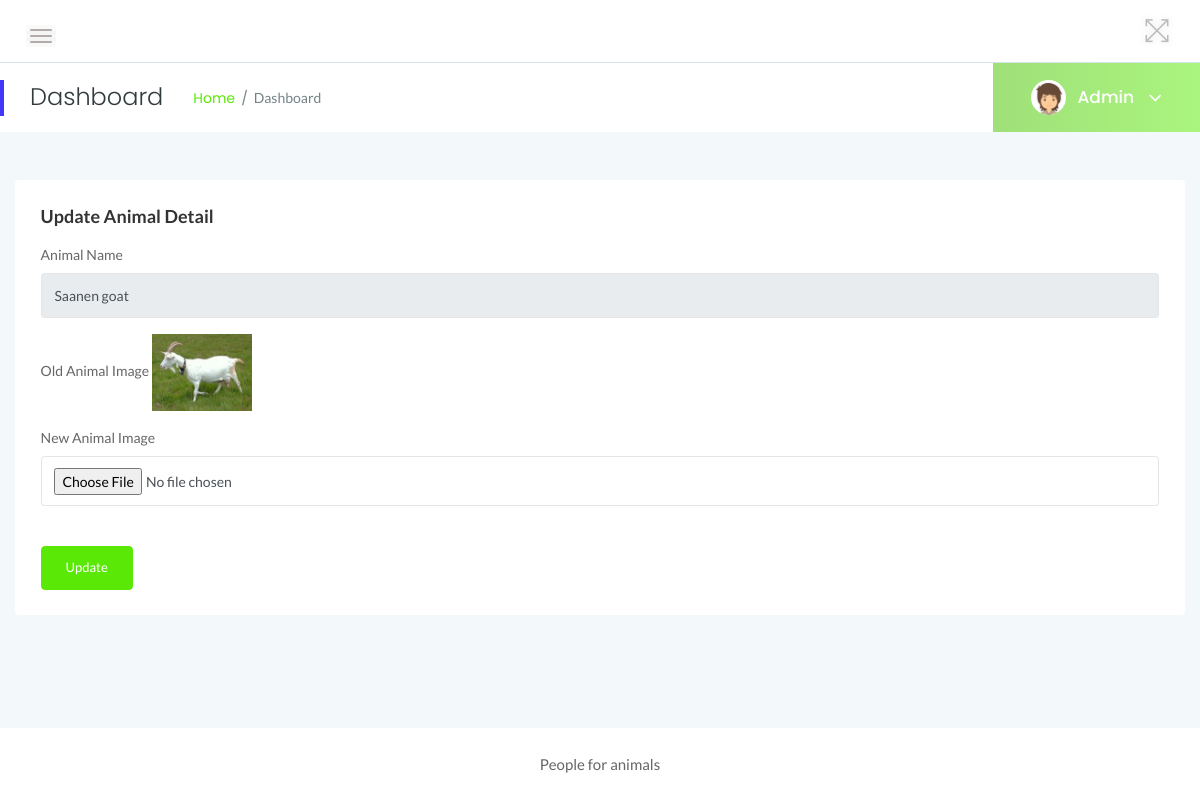
Page /admin/changeimage.php?editid=11 (signed in) on the committed database.
### tables this page shows
CREATE TABLE `tblanimal` (
  `ID` int(10) NOT NULL,
  `AnimalName` varchar(200) DEFAULT NULL,
  `CageNumber` int(10) DEFAULT NULL,
  `FeedNumber` varchar(200) DEFAULT NULL,
  `Breed` varchar(200) DEFAULT NULL,
  `AnimalImage` varchar(200) DEFAULT NULL,
  `Description` mediumtext DEFAULT NULL,
  `CreationDate` timestamp NOT NULL DEFAULT current_timestamp() ON UPDATE current_timestamp()
);

### admin/changeimage.php (the view, shortened to what this page needs)
<?php
include('includes/dbconnection.php');
if (strlen($_SESSION['zmsaid']==0)) {
  header('location:logout.php');
  } else{
  ?>
<!doctype html>
<html class="no-js" lang="en">
<head>
    <link rel="stylesheet" href="assets/css/bootstrap.min.css">
    <link rel="stylesheet" href="assets/css/font-awesome.min.css">
    <link rel="stylesheet" href="assets/css/themify-icons.css">
    <link rel="stylesheet" href="assets/css/metisMenu.css">
    <link rel="stylesheet" href="assets/css/owl.carousel.min.css">
    <link rel="stylesheet" href="assets/css/slicknav.min.css">
    <link rel="stylesheet" href="https://www.amcharts.com/lib/3/plugins/export/export.css" type="text/css" media="all" />
    <link rel="stylesheet" href="assets/css/typography.css">
    <link rel="stylesheet" href="assets/css/default-css.css">
    <link rel="stylesheet" href="assets/css/styles.css">
    <link rel="stylesheet" href="assets/css/responsive.css">
</head>
<body>
    <div class="page-container">
        <div class="main-content">
          <?php include_once('includes/header.php');?>
           <?php include_once('includes/pagetitle.php');?>
            <div class="main-content-inner">
                <div class="row">
                    <div class="col-lg-12 col-ml-12">
                        <div class="row">
                            <div class="col-12 mt-5">
                                <div class="card">
                                    <div class="card-body">
                                        <h4 class="header-title">Update Animal Detail</h4>
                                        <form method="post" enctype="multipart/form-data">
                                            <?php
 $aniid=$_GET['editid'];
$ret=mysqli_query($con,"select * from tblanimal where ID='$aniid'");
while ($row=mysqli_fetch_array($ret)) {
?>
                                             <div class="form-group">
                                                <label for="exampleInputEmail1">Animal Name</label>
                                                <input type="text" class="form-control" id="aname" name="aname" aria-describedby="emailHelp" placeholder="Enter animal Name" value="<?php  echo $row['AnimalName'];?>" readonly="true">
                                            </div>
                                           <div class="form-group">
                                                <label for="exampleInputEmail1">Old Animal Image</label>
                                                <img src="images/<?php  echo $row['AnimalImage'];?>" width="100" height="100">
                                            </div>
                                          <div class="form-group">
                                                <label for="exampleInputEmail1">New Animal Image</label>
                                                <input type="file" class="form-control" id="image" name="image" aria-describedby="emailHelp" value="" required="true">
                                            </div>
                                            <?php } ?>
                                            <button type="submit" class="btn btn-primary mt-4 pr-4 pl-4" name="submit">Update</button>
                                        </form>
                                    </div>
                                </div>
                            </div>
                        </div>
                    </div>
                </div>
            </div>
        </div>
        <?php include_once('includes/footer.php');?>
    </div>
</body>
</html>
<?php }  ?>

### admin/includes/pagetitle.php (shortened to what this page needs)
<?php
include('includes/dbconnection.php');
?>
<div class="page-title-area">
                <div class="row align-items-center">
                    <div class="col-sm-6">
                        <div class="breadcrumbs-area clearfix">
                            <h4 class="page-title pull-left">Dashboard</h4>
                            <ul class="breadcrumbs pull-left">
                                <li><a href="dashboard.php">Home</a></li>
                                <li><span>Dashboard</span></li>
                            </ul>
                        </div>
                    </div>
                    <div class="col-sm-6 clearfix">
                        <div class="user-profile pull-right">
                            <img class="avatar user-thumb" src="assets/images/author/avatar.png" alt="avatar">
                            <?php
$adid=$_SESSION['zmsaid'];
$ret=mysqli_query($con,"select AdminName from tbladmin where ID='$adid'");
$row=mysqli_fetch_array($ret);
$name=$row['AdminName'];
?>
                            <h4 class="user-name dropdown-toggle" data-toggle="dropdown"><?php echo $name; ?> <i class="fa fa-angle-down"></i></h4>
                        </div>
                    </div>
                </div>
            </div>

### admin/assets/css/styles.css (style rules this page uses)
.page-container { width: 100%; height: 100%; min-height: 100vh; padding-left: 280px; -webkit-transition: padding-left 0.3s ease 0s; transition: padding-left 0.3s ease 0s; }
.card { border: none; border-radius: 4px; background-color: #fff; -webkit-transition: all 0.3s ease 0s; transition: all 0.3s ease 0s; }
.card-body { padding: 25.6px; padding: 1.6rem; }
.main-content { width: 100%; background: #F3F8FB; }
.main-content-inner { padding: 0 30px 50px; }
.page-title-area { padding: 0 30px; background: #fff; position: relative; }
.page-title-area:before { content: ''; position: absolute; left: 0; top: 50%; width: 4px; height: 36px; background: var(--primary-color); -webkit-transform: translateY(-50%); transform: translateY(-50%); }
.page-title { font-size: 24px; font-weight: 300; color: #313b3d; letter-spacing: 0; margin-right: 30px; }
ul.breadcrumbs { margin-top: 4px; }
.breadcrumbs li { display: inline-block; }
.breadcrumbs li a, .breadcrumbs li span { display: block; font-size: 14px; font-weight: 400; color: #5ae906; letter-spacing: 0; margin-right: 16px; position: relative; }
.breadcrumbs li a:before { content: '/'; color: #768387; position: absolute; right: -13px; top: 0; }
.breadcrumbs li span { margin-right: 0; color: #768387; text-transform: capitalize; }
.user-profile { margin-right: -30px; display: -webkit-box; display: -ms-flexbox; display: flex; -webkit-box-align: center; -ms-flex-align: center; align-items: center; -ms-flex-wrap: wrap; flex-wrap: wrap; background: -webkit-linear-gradient(left, #5ae906 0%, #bff1a2 100%); background: linear-gradient(to right, #9fe079 0%, #aaf57e 100%); padding: 17px 38px; position: relative; }
.user-profile img.avatar { height: 35px; width: 35px; border-radius: 50%; margin-right: 12px; }
.user-name { font-size: 17px; font-weight: 500; color: #fff; letter-spacing: 0; cursor: pointer; -webkit-user-select: none; -moz-user-select: none; -ms-user-select: none; user-select: none; }
.user-name i { margin-left: 10px; font-size: 21px; vertical-align: middle; position: relative; }
.notification-area .dropdown-toggle, .user-name.dropdown-toggle { position: relative; }
.notification-area .dropdown-toggle:after, .user-name.dropdown-toggle:after { display: none; }
.header-title { font-family: 'Lato', sans-serif; font-size: 18px; font-weight: 600; letter-spacing: 0; color: #333; text-transform: capitalize; margin-bottom: 17px; }
.btn { padding: 11px 17px; font-size: 13px; letter-spacing: 0; }
.form-control, .form-control:focus { outline: none; box-shadow: none; }
.form-control { font-size: 14px; border: 1px solid rgba(170, 170, 170, .3); padding: 10.72px 12.8px; padding: .67rem .8rem; }
label { font-weight: 500; color: #666; display: inline-block; margin-bottom: 8px; margin-bottom: .5rem; }

### admin/assets/css/responsive.css (style rules this page uses)
@media screen and (min-width: 1200px) and (max-width: 1440px) { .col-ml-12 { -webkit-box-flex: 0; -ms-flex: 0 0 100%; flex: 0 0 100%; max-width: 100%; } }
@media (min-width: 1200px) and (max-width: 1364px) { .main-content-inner { padding: 0 15px 50px; } }
@media (min-width: 1200px) and (max-width: 1364px) { .page-container, .sbar_collapsed.page-container { padding-left: 0; } }

### rows in the picture
tblanimal: aname "Saanen goat", AnimalImage (picture)

### other values in the picture
$name "Admin"
